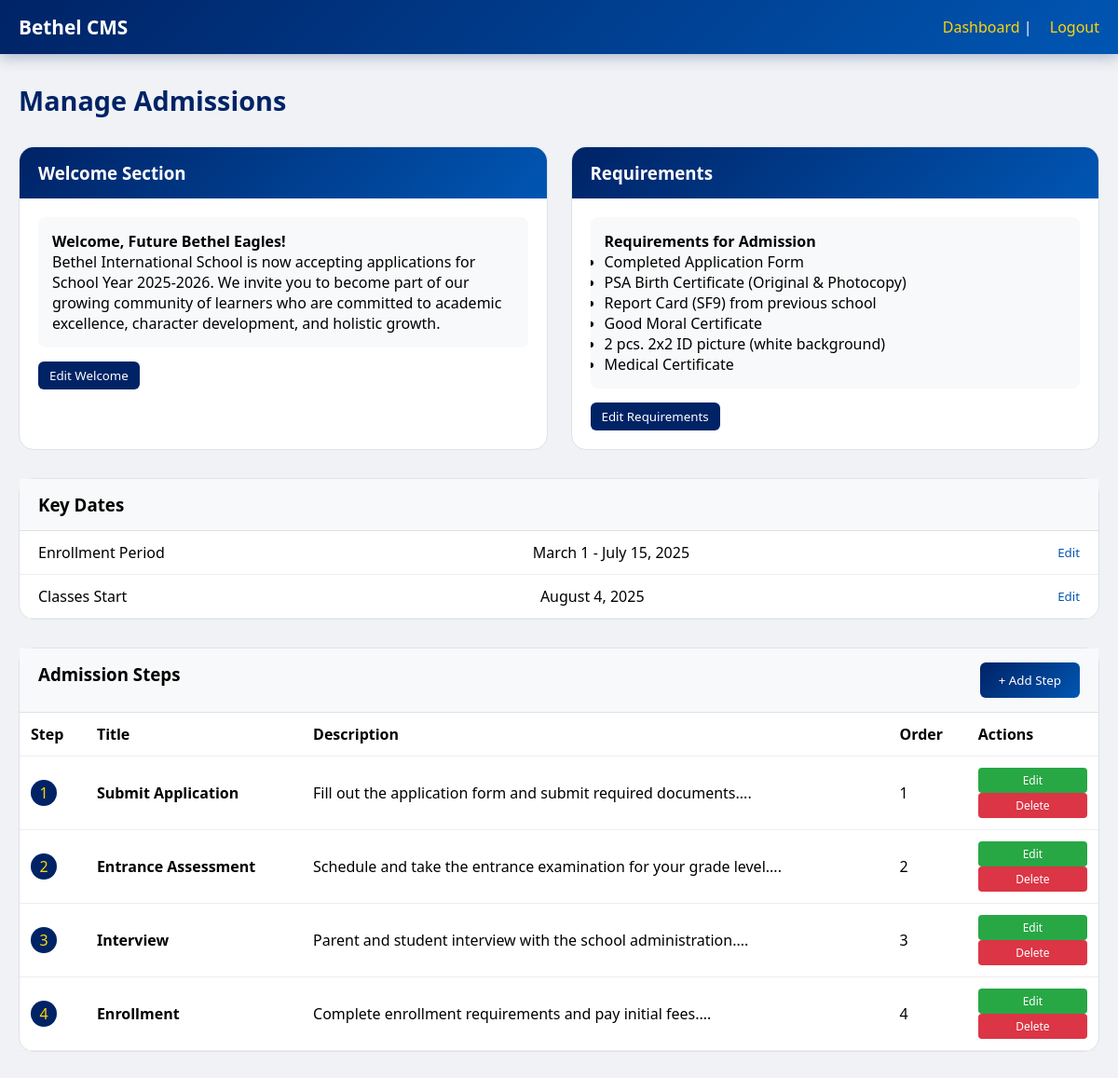
/admin/manage-admissions.php (signed in), run on an earlier commit of the app's database.
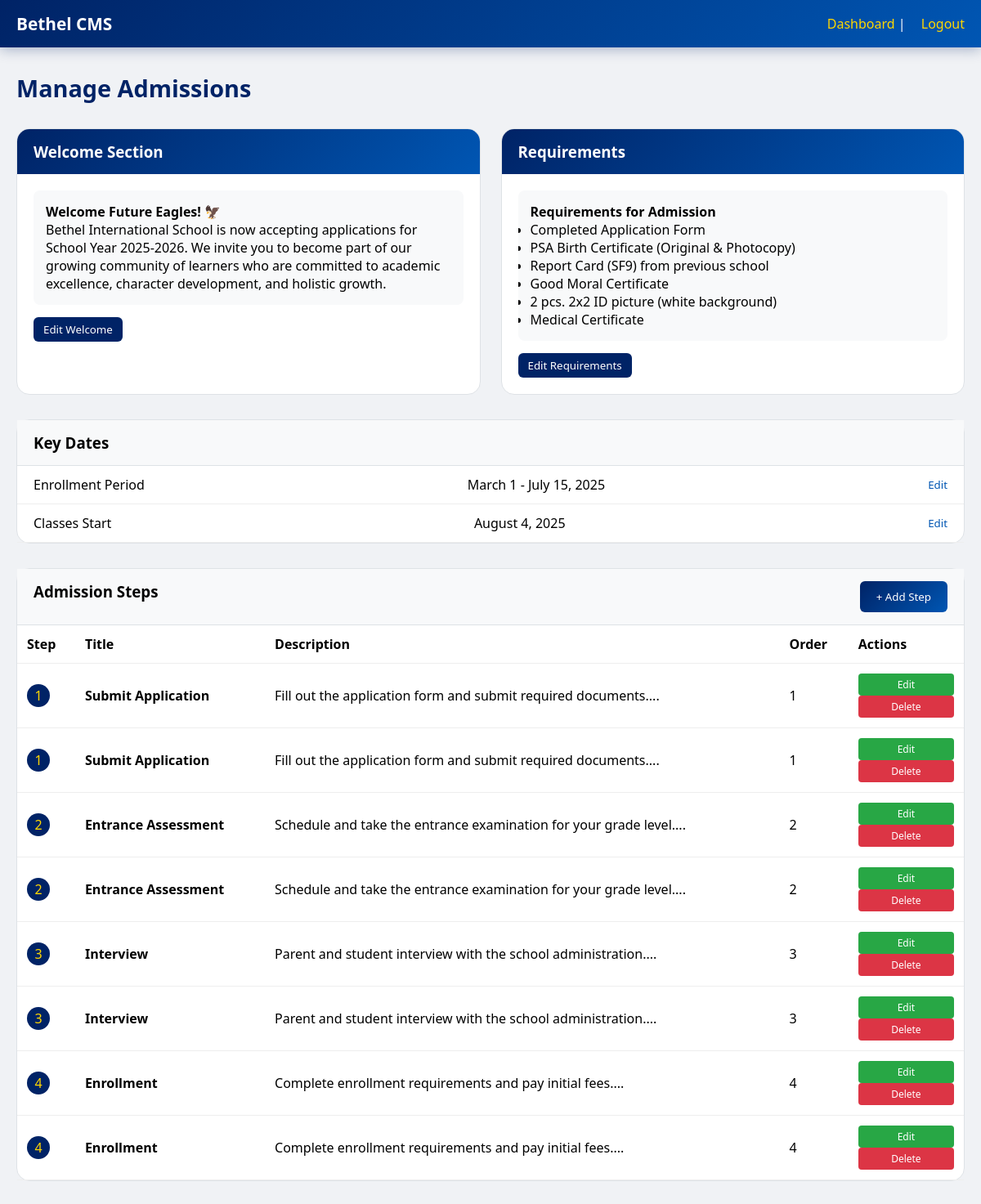
And on a later commit of the database.
### tables this page shows
CREATE TABLE `admissions_content` (
  `id` int(11) NOT NULL,
  `section` varchar(50) NOT NULL,
  `title` varchar(200) DEFAULT NULL,
  `content` text DEFAULT NULL,
  `display_order` int(11) DEFAULT 0,
  `status` enum('active','inactive') DEFAULT 'active',
  `updated_at` timestamp NOT NULL DEFAULT current_timestamp() ON UPDATE current_timestamp()
);

CREATE TABLE `admission_steps` (
  `id` int(11) NOT NULL,
  `step_number` int(2) NOT NULL,
  `title` varchar(100) NOT NULL,
  `description` text DEFAULT NULL,
  `display_order` int(11) DEFAULT 0,
  `status` enum('active','inactive') DEFAULT 'active',
  `created_at` timestamp NOT NULL DEFAULT current_timestamp()
);

### admin/manage-admissions.php (the view, shortened to what this page needs)
<?php
require_once '../includes/db.php';
$welcome = $pdo->query("SELECT * FROM admissions_content WHERE section = 'welcome'")->fetch();
$requirements = $pdo->query("SELECT * FROM admissions_content WHERE section = 'requirements'")->fetch();
$enrollment = $pdo->query("SELECT * FROM admissions_content WHERE section = 'enrollment_period'")->fetch();
$classes = $pdo->query("SELECT * FROM admissions_content WHERE section = 'classes_start'")->fetch();
$steps = $pdo->query("SELECT * FROM admission_steps ORDER BY display_order")->fetchAll();
?>
<!DOCTYPE html>
<html lang="en">
<head>
    <link rel="stylesheet" href="../css/admin-style.css">
</head>
<body>
<div class="admin-wrapper">
    <nav class="admin-nav"><div class="admin-nav-container"><div class="admin-logo">Bethel CMS</div><div class="admin-user"><a href="dashboard.php">Dashboard</a> | <a href="logout.php">Logout</a></div></div></nav>
    <div class="admin-container">
        <div class="page-header"><h1>Manage Admissions</h1></div>
        <div class="content-grid">
            <div class="main-card"><div class="card-header"><h3>Welcome Section</h3></div><div class="card-body"><div class="content-preview"><strong><?php echo htmlspecialchars($welcome['title']); ?></strong><br><?php echo nl2br(htmlspecialchars($welcome['content'])); ?></div><button class="edit-btn" onclick="openContentModal('welcome', '<?php echo htmlspecialchars($welcome['title']); ?>', <?php echo htmlspecialchars(json_encode($welcome['content'])); ?>)">Edit Welcome</button></div></div>
            <div class="main-card"><div class="card-header"><h3>Requirements</h3></div><div class="card-body"><div class="content-preview"><strong><?php echo htmlspecialchars($requirements['title']); ?></strong><br><ul><?php foreach(explode("\n", $requirements['content']) as $line) if(trim($line)) echo "<li>".htmlspecialchars(trim($line))."</li>"; ?></ul></div><button class="edit-btn" onclick="openContentModal('requirements', '<?php echo htmlspecialchars($requirements['title']); ?>', <?php echo htmlspecialchars(json_encode($requirements['content'])); ?>)">Edit Requirements</button></div></div>
        </div>
        <div class="info-list"><div class="info-list-header"><h3>Key Dates</h3></div><div class="info-item"><span>Enrollment Period</span><span><?php echo htmlspecialchars($enrollment['content']); ?></span><button class="small-edit-btn" onclick="openContentModal('enrollment', '<?php echo htmlspecialchars($enrollment['title']); ?>', <?php echo htmlspecialchars(json_encode($enrollment['content'])); ?>)">Edit</button></div><div class="info-item"><span>Classes Start</span><span><?php echo htmlspecialchars($classes['content']); ?></span><button class="small-edit-btn" onclick="openContentModal('classes', '<?php echo htmlspecialchars($classes['title']); ?>', <?php echo htmlspecialchars(json_encode($classes['content'])); ?>)">Edit</button></div></div>
        <div class="steps-section"><div class="steps-header"><h3>Admission Steps</h3><button class="btn-primary" onclick="openStepModal()">+ Add Step</button></div>
            <table class="steps-table"><thead><tr><th>Step</th><th>Title</th><th>Description</th><th>Order</th><th>Actions</th></tr></thead>
            <tbody>
                <?php foreach($steps as $step): ?>
                <tr>
                    <td><span class="step-number-badge"><?php echo $step['step_number']; ?></span></td>
                    <td><strong><?php echo htmlspecialchars($step['title']); ?></strong></td>
                    <td><?php echo htmlspecialchars(substr($step['description'],0,80)); ?>...</td>
                    <td><?php echo $step['display_order']; ?></td>
                    <td class="actions">
                        <button class="btn-step-edit" onclick="editStep(<?php echo htmlspecialchars(json_encode($step)); ?>)">Edit</button>
                        <a href="?delete_step=<?php echo $step['id']; ?>" class="btn-step-delete" onclick="return confirm('Delete this step?')">Delete</a>
                    </td>
                </tr>
                <?php endforeach; ?>
            </tbody>
            </table>
        </div>
    </div>
</div>
</body>
</html>

What changed in the data, as far as the page shows it:
changed admissions_content: title "Welcome, Future Bethel Eagles!" → "Welcome Future Eagles! 🦅"
added admission_steps: step_number "1", title "Submit Application", description "Fill out the application form and submit required documents.", display_order "1"
added admission_steps: step_number "2", title "Entrance Assessment", description "Schedule and take the entrance examination for your grade level.", display_order "2"
added admission_steps: step_number "3", title "Interview", description "Parent and student interview with the school administration.", display_order "3"
added admission_steps: step_number "4", title "Enrollment", description "Complete enrollment requirements and pay initial fees.", display_order "4"
